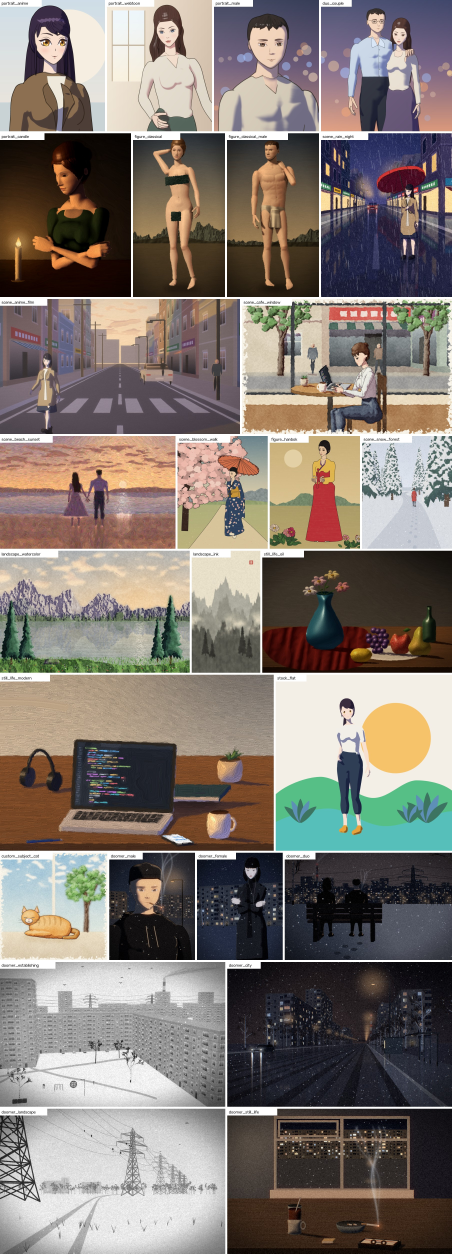
#> input picture skills/maquette-painter/en/maquette-painter-en/assets/gallery.jpg, 1808 x 5014 px (shown at 1/4 size)
$ python -i painter.py   (imports and definitions only)
#> lines starting #> are read from the running program, lines starting #| are printed output that depends on the picture
"""Painter: fills, shades and inks a Figure layer by layer (stages 2-4).

One procedure serves every style. A style only changes three things:
  palette     colours per material (skin, hair, eye, cloth, line)
  shading     "cel"   = hard two-tone edges
              "soft"  = continuous gradients
              "grain" = gradients broken into speckle, as in textured print
  line_scale  ink width multiplier (0 switches line art off)

Layers are painted back to front, so occlusion needs no extra logic.
"""
import cv2
import numpy as np

import accessories
import smoking
from figure import face_light, on_face
from patterns import apply_pattern
from raster import (blur, ellipse, fill, fill_many, join, lambert, mix, multiply, noise, over, rgb,
                    screen, shift, smooth, smoothstep, stroke, stroke_many, taper)

# Half-width of the cel shadow edge in shadow-amount units; keeps the edge antialiased.
CEL_EDGE = 0.04
# Width of the transition between lit and shadowed, as a share of frontal light.
FORM_SHADOW_RANGE = 0.30
# Cast shadows fall mostly downward: sideways travel is damped so they stay near the caster.
CAST_SIDEWAYS = 0.45
# Hair highlight ring sinks by this many head units from the parting to the silhouette.
RING_DROP = 0.30
# Blur radius (px) of the noise used for grain shading: the size of one speckle.
GRAIN_SIZE = 0.7
# Head-unit size (px) from which ink lines are drawn at full width.
FULL_INK_UNIT = 200.0
EYES = ("eye_far", "eye_near")
SKETCH_PAPER, SKETCH_PENCIL, SKETCH_GUIDE = "#F3EEE4", "#4B4A52", "#8FB3D1"
# Geometry that would only clutter the construction drawing.
SKETCH_HIDDEN = {"hair_back", "nose_side", "nose_under", "cloth_ribs", "cloth_band", "skin_body", "tendon"}


class Scene:
    """Mutable painting state shared by all layer functions."""

    # [20 lines left out: functions __init__, mask, not called in this run]

    def union(self, *names):
        return np.maximum.reduce([self.mask(name) for name in names])

    def tone(self, group, name):
        return rgb(self.style["palette"][group][name])

    def px(self, head_units):
        return head_units * self.fig.unit

    # [219 lines left out: functions edge, soften, speckle, ink, form_shadow, cast_shadow and 10 more, not called in this run]


def wisp_strokes(scene):
    """(path, widths) of each loose lock: wide near the root, pointed at the tip."""
    return [(lock["path"], lock["width"] * taper(len(lock["path"]), 0.45, 0.0, 0.30)) for lock in scene.fig.locks]


# [113 lines left out: functions paint_hair_wisps, paint_body, paint_neck_details, _body_frame, paint_ears, paint_outfit, not called in this run]


# --------------------------------------------------------------------- face
def paint_face(scene):
    """Face skin: form shadow, hair cast shadow, blush, jaw line."""
    fig, mask = scene.fig, scene.mask("face")
    unit = scene.px(1.0)
    render = scene.style["face_render"]
    casters = np.maximum(scene.union("hair_near", "hair_far"), stroke_many(scene.size, wisp_strokes(scene)))
    thrown = cast_shadow(scene, casters, render["hair_shadow_reach"])
    # Why a sideways slice: the far cheek is the only plane of a young face that
    # turns from the lamp; rounding the whole outline would also darken the chin.
    toward_lamp = np.sign(fig.light[0])
    far_cheek = mask * (1.0 - shift(mask, toward_lamp * scene.px(render["cheek_shadow_width"]), 0))
    if scene.cel:
        shadow = np.maximum(far_cheek, thrown)
    else:
        lit = face_light(fig.head_frame, scene.size, fig.light)
        form = np.clip((render["form_level"] - lit) / render["form_range"] + 0.5, 0.0, 1.0)
        shadow = np.maximum(form, thrown)
    lay_tones(scene, mask, "skin", shadow)
    if scene.shade_on and not scene.cel:
        glow = np.clip((lit - render["light_level"]) / max(1.0 - render["light_level"], 1e-6), 0.0, 1.0)
        screen(scene.image, scene.tone("skin", "light"), glow * mask, render["light_opacity"])
    if scene.shade_on:
        for eye in EYES:
            cx, cy = fig.points[f"{eye}_center"]
            cheek = fill(scene.size, ellipse((cx, cy + 0.38 * unit), 0.24 * unit, 0.11 * unit))
            over(scene.image, scene.tone("skin", "blush"), blur(cheek, 0.08 * unit) * mask, render["blush_opacity"])
    if scene.shade_on and scene.mode == "soft":
        model_face_planes(scene)
    if scene.shade_on and render.get("stubble", 0.0) > 0:
        paint_stubble(scene, mask, render["stubble"])
    paint_face_marks(scene, mask)
    jaw = fig.paths["jaw"]
    scene.ink(jaw, 2.8, profile=taper(len(jaw), 0.35, 0.35, 0.55))


# Freckles scatter over the nose bridge and the upper cheeks (head units: x, y ranges).
FRECKLE_AREA = ((-0.75, 0.75), (0.12, 0.52))
FRECKLE_COUNT = 70          # at full strength
MOLE_RADIUS = 0.022         # head units


# [250 lines left out: functions paint_face_marks, paint_stubble, model_face_planes, paint_nose, paint_mouth, paint_open_mouth and 5 more, not called in this run]

>>> import cv2
>>> picture = cv2.imread('../../../../maquette-painter/en/maquette-painter-en/assets/gallery.jpg', cv2.IMREAD_GRAYSCALE)
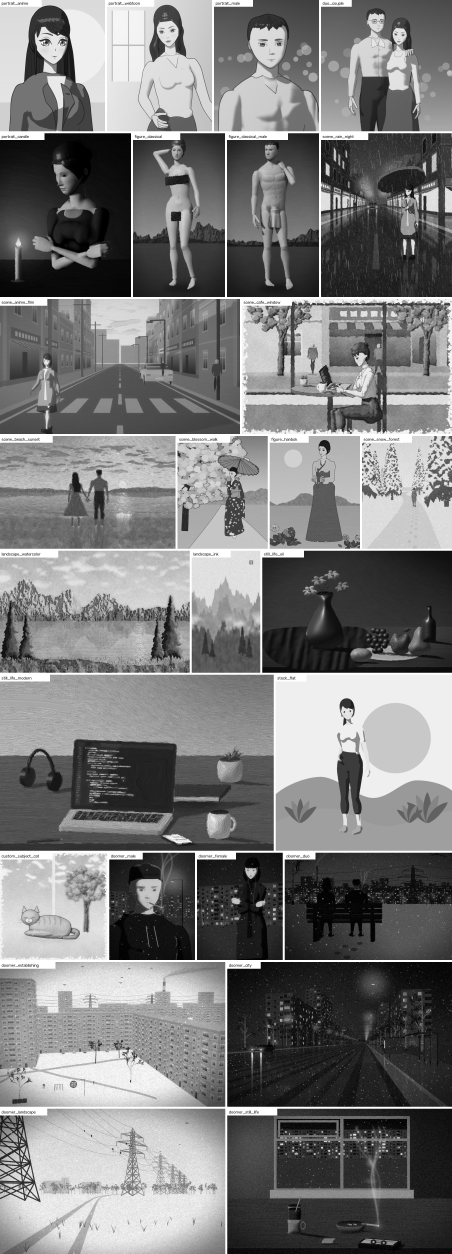
#> picture: shape (5014, 1808) (shown at 1/4 size); min 0, max 255, mean 122
#> (the run stopped early here; a loop or call above may not have finished)
